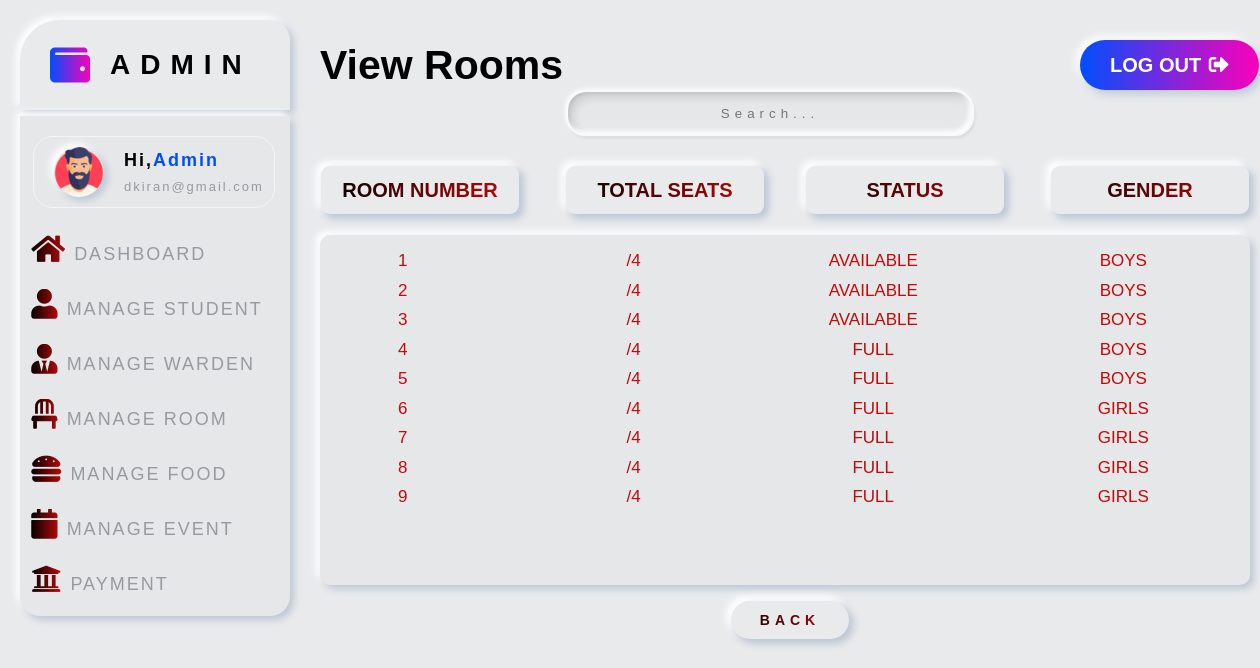
/admin/viewroom.php, run on the app's committed database.
### tables this page shows
CREATE TABLE `mroom` (
  `roomno` varchar(50) NOT NULL,
  `seater` varchar(50) NOT NULL,
  `roomfor` varchar(50) NOT NULL,
  `status` varchar(50) NOT NULL
);

### admin/viewroom.php (the view, shortened to what this page needs)
<?php
    $con=new mysqli("localhost","root","","hostel");
?>
<!DOCTYPE html>
<html lang="en">
<head>
    <link rel="stylesheet" href="viewroom.css">
    <link rel="stylesheet" href="fontawesome-free-6.4.0-web/css/all.css">
    <link rel="stylesheet" href="https://cdnjs.cloudflare.com/ajax/libs/font-awesome/5.15.1/css/all.min.css">
</head>
<body>
    <div class="admin">
        <i class="fa fa-wallet"></i>
        <h1>ADMIN</h1>
    </div>
    <div class="sidebar">
      <div class="info" style="overflow:hidden;">
            <div class="img"></div>
            <labe class="hiadmin">Hi,<span>Admin</span></label>
            <div class="emma" ><label class="email" for="">dkiran@gmail.com</label></div>
        </div>
    <div class="menu">
            <a href="admindashboard.php"><i class="fas fa-home"></i>  DASHBOARD</a>
            <a href="managestudent.html"><i class="fas fa-user"></i>  MANAGE STUDENT</a>
            <a href="managewarden.html"><i class="fas fa-user-tie"></i>  MANAGE WARDEN</a>
            <a href="manageroom.html" ><i class="fas fa-chair"></i>  MANAGE ROOM</a>
            <a href="managefood.php"><i class="fas fa-burger"></i>  MANAGE FOOD</a>
            <a href="manageevent.php"><i class="fas fa-calendar"></i>  MANAGE EVENT</a>
            <a href="spayment.php"><i class="fas fa-bank"></i>  PAYMENT</a>
    </div>
</div>
<div class="navbar">
<h1 class="h1">View Rooms</h1>
<a  class="logout" href="http://localhost/hostel/home/load.html">  LOG OUT   <i class="fas fa-sign-out-alt"></i> </a>
</div>
<input type="text" id="searchInput" class="searchInput" placeholder="Search...">
        <div class="tableheading">
         <div class="heading">
                <label class="l1" for="">ROOM NUMBER</label>
                <label class="l2" for="">TOTAL SEATS</label>
                <label class="l3" for="">STATUS</label>
                <label class="l4" for="">GENDER</label>
                </div>
                </div>
                <div class="card">
                <table style="text-transform:uppercase;" id="myTable">
        <?php
                    $qry="select * from mroom WHERE roomno <> 'Not assigned'";
                    $idrslt=$con->query($qry);
                    $norow=$idrslt->num_rows;
                    for($i=0;$i<$norow;$i++)
                    {
                        $r=$idrslt->fetch_assoc();
                        echo '<tr class="tr">';
                        echo '<td class="rn1">' . $r["roomno"] . '</td>';
                        echo '<td class="ts1">' . $r["filled"] . '/' . $r["seater"] . '</td>';
                        echo '<td class="st1">' . $r["status"] . '</td>';
                        echo '<td class="gn1">' . $r['roomfor'] . '</td>';
                        echo '</tr>';
                    }
           ?>
        </table>
        </div>
<a class="btn2" href="manageroom.html">BACK</a>
</body>
</html>

### data on the page
mroom: roomno "1", seater "4", status "AVAILABLE", roomfor "BOYS"
mroom: roomno "2", seater "4", status "AVAILABLE", roomfor "BOYS"
mroom: roomno "3", seater "4", status "AVAILABLE", roomfor "BOYS"
mroom: roomno "4", seater "4", status "FULL", roomfor "BOYS"
mroom: roomno "5", seater "4", status "FULL", roomfor "BOYS"
mroom: roomno "6", seater "4", status "FULL", roomfor "GIRLS"
mroom: roomno "7", seater "4", status "FULL", roomfor "GIRLS"
mroom: roomno "8", seater "4", status "FULL", roomfor "GIRLS"
mroom: roomno "9", seater "4", status "FULL", roomfor "GIRLS"
